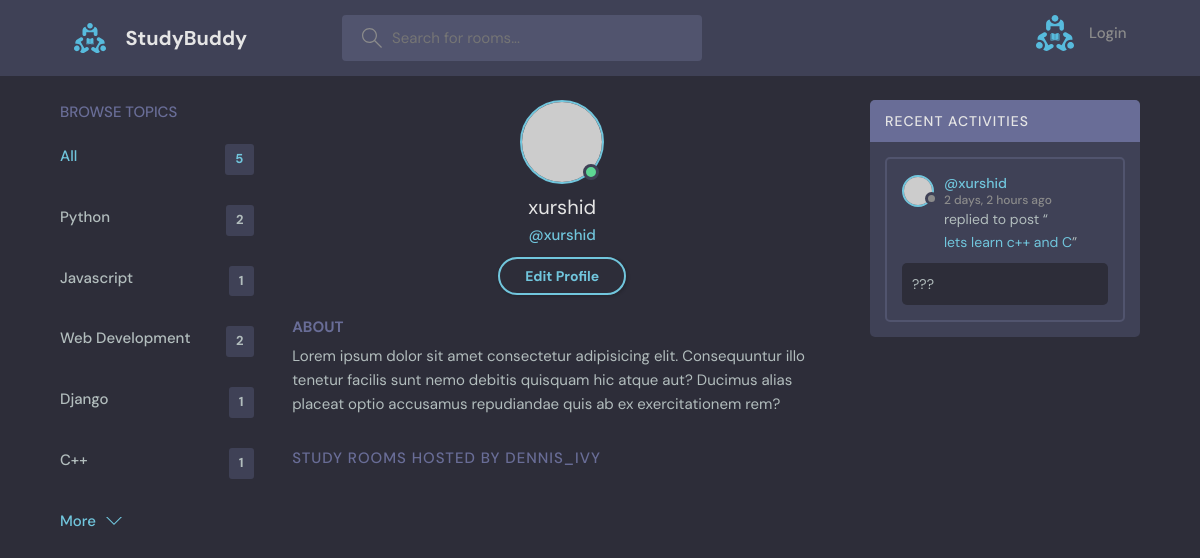
The page /profile/4/ on the database its author committed.
### base/models.py (models this page shows, shortened)
class Topic(models.Model):
    name = models.CharField(max_length=200)

class Message(models.Model):
    user = models.ForeignKey(User,on_delete=models.CASCADE)
    room = models.ForeignKey(Room, on_delete=models.CASCADE)
    body = models.TextField()
    created = models.DateTimeField(auto_now_add=True)
    updated = models.DateTimeField(auto_now=True)
    class Meta:
        ordering = ['-updated', '-created']
    def __str__(self):
        return self.body[0:20]

class Room(models.Model):
    host = models.ForeignKey(User,on_delete=models.SET_NULL,null=True)
    topic = models.ForeignKey(Topic,on_delete=models.SET_NULL,null=True)
    name = models.CharField(max_length=200)
    description = models.TextField(blank=True,null=True)
    participants = models.ManyToManyField(User, related_name='participant',blank=True)
    created = models.DateTimeField(auto_now_add=True)
    updated = models.DateTimeField(auto_now=True)
    class Meta:
        ordering = ['-updated', '-created']
    def __str__(self):
        return self.name

### base/views.py (the view)
# urls.py: path('profile/<str:pk>/',userProfile,name='profile'),
def userProfile(request, pk):
    user= User.objects.get(id=pk)
    rooms = user.room_set.all()
    topics = Topic.objects.all()
    room_messages = user.message_set.all()
    context = {   'user':user,
                  'rooms':rooms,
                  'topics':topics,
                  'room_messages':room_messages
    }
    return render(request,'base/profile.html', context)

### base/templates/base/profile.html (shortened to what this page needs)
{% extends 'main.html' %}
{% load static %}
{% block content %}
  <main class="profile-page layout layout--3">
    <div class="container">
      {% include 'base/topics_component.html' %}
      <div class="roomList">
        <div class="profile">
          <div class="profile__avatar">
            <div class="avatar avatar--large active">
              <img src="https://randomuser.me/api/portraits/men/11.jpg" />
            </div>
          </div>
          <div class="profile__info">
            <h3>{{ user.username }}</h3>
            <p>@{{ user.username }}</p>
            <a href="{% url 'edit_profile' %}" class="btn btn--main btn--pill">Edit Profile</a>
          </div>
          <div class="profile__about">
            <h3>About</h3>
            <p>
              Lorem ipsum dolor sit amet consectetur adipisicing elit. Consequuntur illo tenetur
              facilis sunt nemo debitis quisquam hic atque aut? Ducimus alias placeat optio
              accusamus repudiandae quis ab ex exercitationem rem?
            </p>
          </div>
        </div>
        <div class="roomList__header">
          <div>
            <h2>Study Rooms Hosted by dennis_ivy</a>
            </h2>
          </div>
        </div>
      </div>
      {% include 'base/activity_component.html' %}
    </div>
  </main>
{% endblock %}

### base/templates/base/topics_component.html
  <div class="topics">
          <div class="topics__header">
            <h2>Browse Topics</h2>
          </div>
          <ul class="topics__list">
            <li>
              <a href="{% url 'home' %}" class="active">All <span>{{ topics.all.count }}</span></a>
            </li>
             {% for topic in topics  %}
                    <li>
                      <a href="{% url 'home' %}?q={{topic.name}}">{{ topic.name.title }} <span>{{ topic.room_set.all.count }}</span></a>
                    </li>
            {% endfor %}
          </ul>
          <a class="btn btn--link" href="topics.html">
            More
            <svg version="1.1" xmlns="http://www.w3.org/2000/svg" width="32" height="32" viewBox="0 0 32 32">
              <title>chevron-down</title>
              <path d="M16 21l-13-13h-3l16 16 16-16h-3l-13 13z"></path>
            </svg>
          </a>
        </div>

### base/templates/base/activity_component.html (shortened to what this page needs)
<div class="activities">
          <div class="activities__header">
            <h2>Recent Activities</h2>
          </div>
    {% for message in room_messages %}
          <div class="activities__box">
            <div class="activities__boxHeader roomListRoom__header">
              <a href="{% url 'profile' message.user.id %}" class="roomListRoom__author">
                <div class="avatar avatar--small">
                  <img src="https://randomuser.me/api/portraits/women/11.jpg" />
                </div>
                <p>
                  @{{ message.user.username }}
                  <span>{{ message.created|timesince }} ago</span>
                </p>
              </a>
            </div>
            <div class="activities__boxContent">
              <p>replied to post “<a href="{% url 'room' message.room.id %}">{{ message.room.name }}</a>”</p>
              <div class="activities__boxRoomContent">
                  {{ message }}
              </div>
            </div>
          </div>
    {% endfor %}
</div>

### rows shown on the page
Topic: name "Python", room_set.all.count "2"
Topic: name "Javascript", room_set.all.count "1"
Topic: name "Web Development", room_set.all.count "2"
Topic: name "Django", room_set.all.count "1"
Topic: name "C++", room_set.all.count "1"
Message: user.username "xurshid", created "2 days, 2 hours", room.name "lets learn c++ and C", body "???"

### other values the page prints
{{ topics.all.count }} "5"
{{ user.username }} "xurshid"
